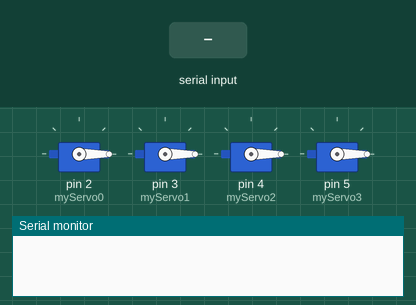
Simulated run of this sketch. Board: Arduino Uno, built with avr-gcc and run on an emulated ATmega328P. Parts: 4 × servo, the last lines printed to the serial monitor. The inputs (shaded band) are chosen by the test bench.

Above: at 1.2 s.
1.3 s: "e90\n" received over Serial
2.8 s: "e,45\n" received over Serial
At 4.0 s:
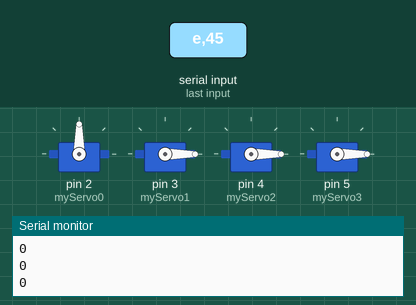
4.3 s: "e" received over Serial
At 5.1 s:
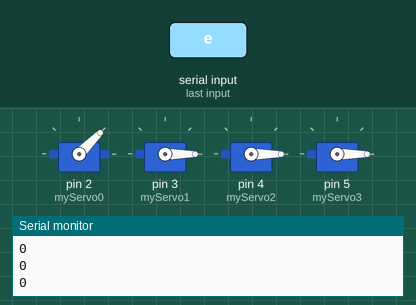
Timing chart, 0 to 7.3 s (numbered marks = the images above; inputs shaded):
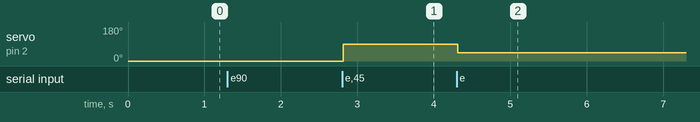

The sketch:

multiServo_serial.ino
```cpp
#include <Servo.h>
Servo myServo0; // create a servo object
Servo myServo1; // create a servo object
Servo myServo2; // create a servo object
Servo myServo3;
int angle;

int i = 0;
char buf[20];
int ch[5];


void setup() {
    myServo0.attach(2); // attaches the servo on pin 9 to the servo object
    myServo1.attach(3); // attaches the servo on pin 9 to the servo object
    myServo2.attach(4); // attaches the servo on pin 9 to the servo object
    myServo3.attach(5);
    Serial.begin(9600);
}

void loop() {

 if (Serial.available()) {
    buf[i] = Serial.read();
    if (buf[i] == 'e') {
      buf[i] = '\0';
      //Serial.println(buf);

      ch[0] = atoi(strtok(buf, ","));
      ch[1] = atoi(strtok(NULL, ","));
      ch[2] = atoi(strtok(NULL, ","));
      ch[3] = atoi(strtok(NULL, ","));

      Serial.println(ch[0]);
      Serial.println(ch[1]);
      Serial.println(ch[2]);
      Serial.println(ch[3]);
      i = 0;
    }
    else {
      i++;
    }
  }

     angle = ch[0];
     myServo0.write(ch[0]);
     myServo1.write(ch[1]);
     myServo2.write(ch[2]);
     myServo3.write(ch[3]);
     delay(15);
}
```

Measured:
- after the input at 2.8 s, servo on pin 2 (myServo0): 0° → 90° at once
- after the input at 4.3 s, servo on pin 2 (myServo0): 90° → 45° at once
